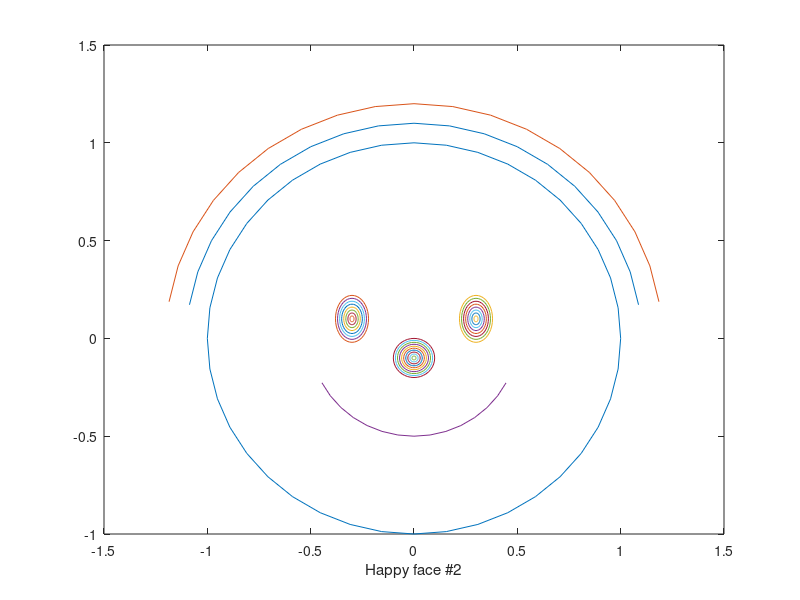

Here is the MATLAB script that generated this plot:
function dummy=happy_f2

axis('square')
axis([-1.1,1.1,-1.0,1.2])
dt = pi/20;
t=0:dt:2*pi;
x=cos(t); y=sin(t);

plot( x,y)
hold on

for k=0.8:-0.1:0.05
plot(k*0.1*x-0.3,k*0.15*y+0.1)   % left eye
plot(k*0.1*x+0.3,k*0.15*y+0.1)   % right eye
end


s1 = 3*pi/2-1.1;
s2 = 3*pi/2+1.1;
s = s1:dt:s2;
xs = 0.5*cos(s); ys = 0.5*sin(s);  % mouth
plot(xs,ys)

for k=0.01:0.01:0.1
xnose=x*k; ynose=y*k-0.1;plot(xnose,ynose)  % nose
end



L=length(x)/2;

xh=x(2:L); yh=y(2:L);
plot(xh*1.1,yh*1.1);plot(xh*1.2,yh*1.2);
xlabel('Happy face #2')
